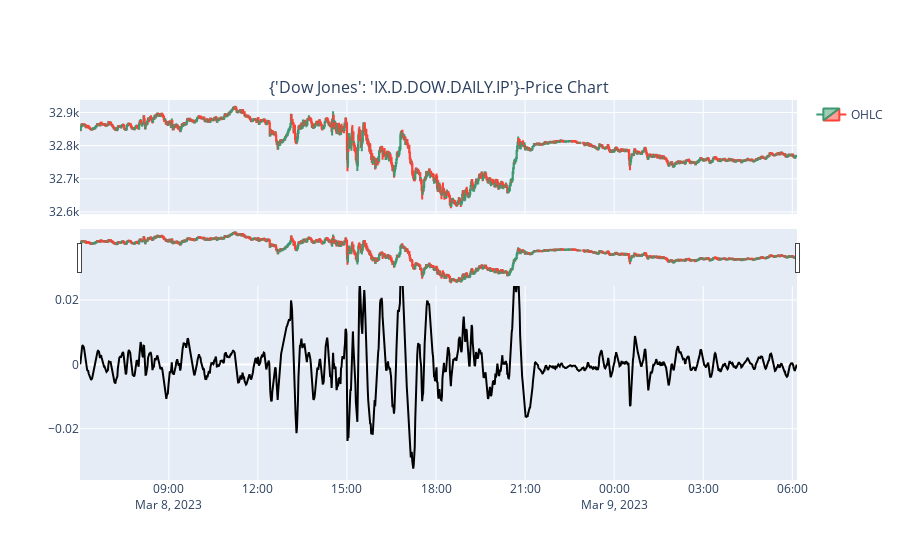

The notebook cell this image was saved under:
### Code cell
#Displaying momentum_ppo_hist

indicator_fig = make_subplots(rows=2, cols=1, shared_xaxes=True, 
               vertical_spacing=0.10, subplot_titles=(f'{epics}-Price Chart', 'momentum_ppo_hist'), 
               row_width=[0.8, 0.4])

#Bottom chart displaying similar price data 
indicator_fig.add_trace(go.Candlestick(x=df_ta.index, open=df_ta["Open"], high=df_ta["High"],
                low=df_ta["Low"], close=df_ta["Close"], name="OHLC"), 
                row=1, col=1)

# momentum indicator
indicator_fig.add_trace(go.Line(x=df_ta.index, y=df_ta["momentum_ppo_hist"], marker_color='black', showlegend=False), row=2, col=1)

### Figure 1 — Plotly figure (JSON) as saved in the notebook; plotly's stock layout.template omitted (floating-point values rounded to 4 significant figures; data arrays with more than 128 entries replaced by an {"elided": "..."} marker saying what was removed)
{"data": [{"close": {"elided": "1440 float values"}, "high": {"elided": "1440 float values"}, "low": {"elided": "1440 float values"}, "name": "OHLC", "open": {"elided": "1440 float values"}, "type": "candlestick", "x": {"elided": "1440 str values"}, "xaxis": "x", "yaxis": "y"}, {"marker": {"color": "black"}, "showlegend": false, "type": "scatter", "x": {"elided": "1440 str values"}, "xaxis": "x2", "y": {"elided": "1440 float values"}, "yaxis": "y2"}], "layout": {"annotations": [{"font": {"size": 16}, "showarrow": false, "text": "{'Dow Jones': 'IX.D.DOW.DAILY.IP'}-Price Chart", "x": 0.5, "xanchor": "center", "xref": "paper", "y": 1, "yanchor": "bottom", "yref": "paper"}, {"font": {"size": 16}, "showarrow": false, "text": "momentum_ppo_hist", "x": 0.5, "xanchor": "center", "xref": "paper", "y": 0.6, "yanchor": "bottom", "yref": "paper"}], "xaxis": {"anchor": "y", "domain": [0, 1], "matches": "x2", "showticklabels": false}, "xaxis2": {"anchor": "y2", "domain": [0, 1]}, "yaxis": {"anchor": "x", "domain": [0.7, 1]}, "yaxis2": {"anchor": "x2", "domain": [0, 0.6]}}}
